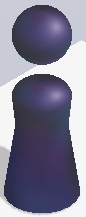
#> input picture character.png, 86 x 217 px
$ python one_click.py   (older library calls are emulated)
#> lines starting #> are read from the running program, lines starting #| are printed output that depends on the picture; pictures that were not available may be replaced by others from this repository, and a replacement may not be noted
import numpy as np
import matplotlib.pyplot as plt
import matplotlib.animation as animation
import math
import time
import os
import cv2
import datetime

scale = 0.25

template = cv2.imread('character.png')
#> template is the input picture: shape (217, 86, 3); mean B, G, R 147.6, 127.3, 128.8
template = cv2.resize(template, (0, 0), fx=scale, fy=scale)
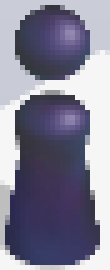
#> template: shape (54, 22, 3) (shown 5 times larger); mean B, G, R 149.4, 129.4, 130.9
template_size = template.shape[:2]
#> template_size = (54, 22)

filename = 'autojump.png'

def search(img):
    result = cv2.matchTemplate(img, template, cv2.TM_SQDIFF)
    min_val, max_val, min_loc, max_loc = cv2.minMaxLoc(result)

    cv2.rectangle(img, (min_loc[0], min_loc[1]), (min_loc[0] + template_size[1], min_loc[1] + template_size[0]),
                  (255, 0, 0), 4)

    return img, min_loc[0] + template_size[1] / 2, min_loc[1] + template_size[0]

def findTarget(img, chess_x,chess_y):
    mid=img.shape[1]/2
    x=int(chess_x)
    y=int(chess_y)
    top=y-130
    botton=y-20
    if x<mid:
        print('Next jump right')
        left=x
        right=x+200
    else:
        print('Next jump left')
        left=0
        right=x
    region = img[top:botton, left:right].copy()
    cv2.rectangle(img, (left, botton), (right, top), (0, 255, 0), 4)
    edge_region_list=[]
    for idx in range(3):
        region_gray=cv2.cvtColor(region,cv2.COLOR_BGR2HSV)[:,:,idx]
        region_shape=region.shape
        region_gray=cv2.GaussianBlur(region_gray,(5,5),0)
        region_sobel=np.abs(cv2.Sobel(region_gray,cv2.CV_32F,0,1,ksize=3))
        region_sobel=np.uint8(region_sobel)
        region_sobel=cv2.threshold(region_sobel,12,255,cv2.THRESH_BINARY)[1]
        kernel=np.ones((3,3),np.uint8)
        region_sobel=cv2.dilate(region_sobel,kernel)
        region_sobel=cv2.erode(region_sobel,kernel)
        region_sobel = np.uint8(region_sobel)
        edge_region_list.append(region_sobel)
    region_sobel_final=np.bitwise_or(edge_region_list[0],edge_region_list[1])
    region_sobel_final=np.bitwise_or(region_sobel_final,edge_region_list[2])
    dis_x=-1
    dis_y=-1
    for i in range(region_sobel_final.shape[0]):
        for j in range(region_sobel_final.shape[1]):
            if region_sobel_final[i,j] == 255:
                dis_x=j
                dis_y=i
                break
        if dis_x>0:
            break
    tx=int(left+dis_x)
    ty=-1
    for i in range(dis_y, region_sobel_final.shape[0]):
        px=int((i-dis_y)*np.sqrt(3)+dis_x)
        if region_sobel_final[i, px]==255 or region_sobel_final[i,px-1]==255 or region_sobel_final[i,px+1]==255:
            continue
        else:
            ty=top+i-1
            break


    #ty=int(chess_y-np.abs(tx-chess_x)/np.sqrt(3))
    dis=np.abs(tx-chess_x)*2/np.sqrt(3)/scale
    cv2.circle(img,(tx,ty),2,(0,255,0),2)
    return dis


def pull_screenshot():
    global filename
    filename = datetime.datetime.now().strftime("%H%M%S") + '.png'
    #os.system('mv autojump.png {}'.format(filename))
    cmd = 'adb shell screencap -p /sdcard/'+filename
    os.system(cmd)
    #time.sleep(1.5)
    cmd = 'adb pull /sdcard/'+filename + ' .'
    os.system(cmd)
    cmd='adb shell rm /sdcard/'+filename
    os.system(cmd)


def jump(distance):
    press_time = distance * 1.35
    press_time = int(press_time)
    cmd = 'adb shell input swipe 320 410 320 410 ' + str(press_time)
    print(cmd)
    os.system(cmd)


def update_data():
    global src_x, src_y, filename

    img = cv2.imread(filename)

    img = cv2.resize(img, (0, 0), fx=scale, fy=scale)

    img, src_x, src_y = search(img)

    calc_dis=findTarget(img,src_x,src_y)
    print('zyk calc distance is',calc_dis)
    return img


fig = plt.figure()
index = 0

pull_screenshot()
img = update_data()
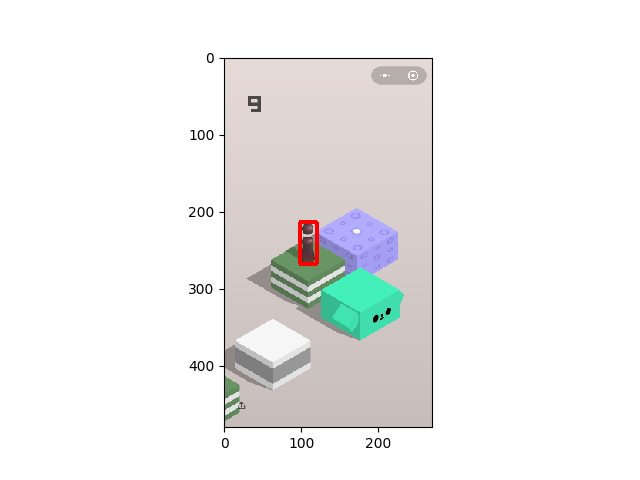
#> input picture testfig.png, 640 x 480 px, given in place of 235552.png, which was not available
#> in update_data, img is the input picture: shape (480, 640, 3); mean B, G, R 238.6, 239.2, 239.3
#> in update_data, `img = cv2.resize(img, (0, 0), fx=scale, fy=scale)`:
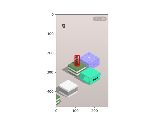
#> img: shape (120, 160, 3); mean B, G, R 239.1, 239.8, 239.9
#> in search, `result = cv2.matchTemplate(img, template, cv2.TM_SQDIFF)`:
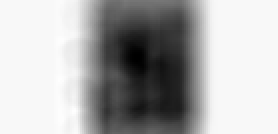
#> result: shape (67, 139) float32 (shown 2 times larger); min 31269108, max 73341248, mean 60204608; drawn with min black and max white
#> in search, `min_val, max_val, min_loc, max_loc = cv2.minMaxLoc(result)`: min_val = 31269108; max_val = 73341248; min_loc = (68, 28); max_loc = (37, 55)
#> in update_data, `img, src_x, src_y = search(img)`: src_x = 79; src_y = 82
#> in findTarget, `x=int(chess_x)`: x = 79
#> in findTarget, `y=int(chess_y)`: y = 82
#> in findTarget, `top=y-130`: top = -48
#> in findTarget, `botton=y-20`: botton = 62
#> in findTarget, `left=x`: left = 79
#> in findTarget, `right=x+200`: right = 279
#> in findTarget, `region = img[top:botton, left:right].copy()`: region = empty array
#> in findTarget, `cv2.rectangle(img, (left, botton), (right, top), (0, 255, 0), 4)`:
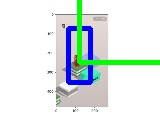
#> img: shape (120, 160, 3); mean B, G, R 232.8, 233.8, 224.7
#> after the loop in findTarget, `for idx in range(3):`: edge_region_list = []
#> (the run stopped early here; a loop or call above may not have finished)
